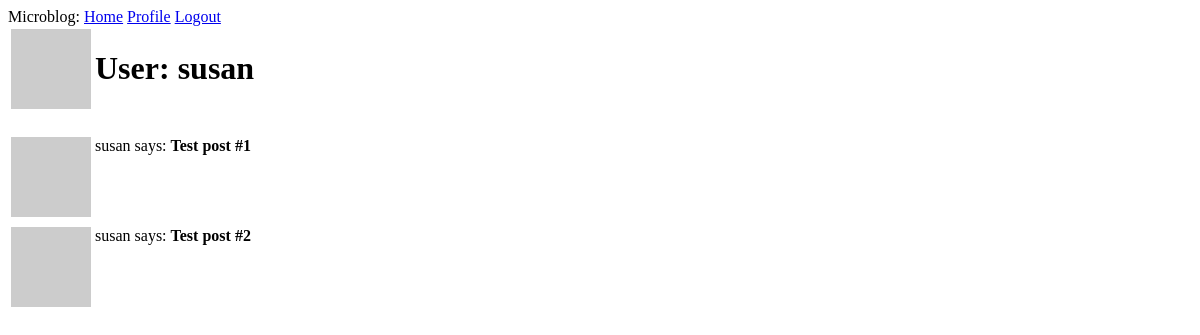
The page /user/susan (signed in) on the database as committed earlier.
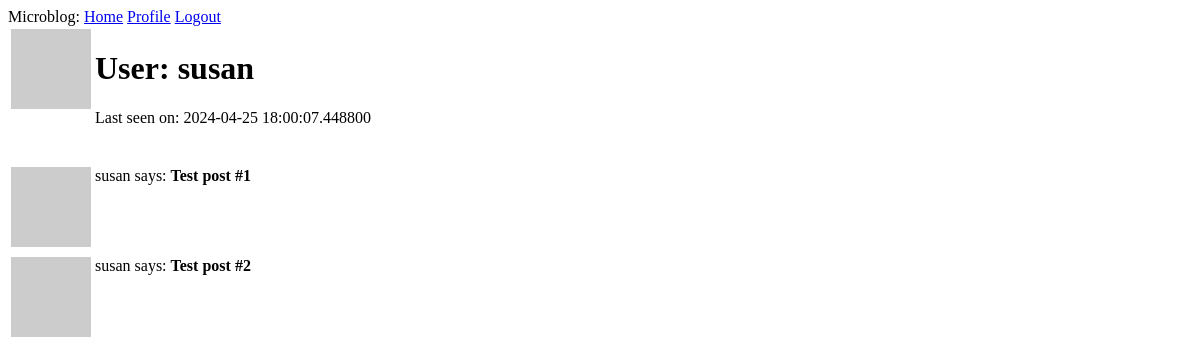
The same page on the database as committed later.
### app/models.py (models this page shows, shortened)
class User(UserMixin, db.Model):
    id: so.Mapped[int] = so.mapped_column(primary_key=True)
    username: so.Mapped[str] = so.mapped_column(sa.String(64), index=True,
                                                unique=True)
    email: so.Mapped[str] = so.mapped_column(sa.String(120), index=True,
                                             unique=True)
    password_hash: so.Mapped[Optional[str]] = so.mapped_column(sa.String(256))
    posts: so.WriteOnlyMapped['Post'] = so.relationship(
        back_populates='author')
    about_me: so.Mapped[Optional[str]] = so.mapped_column(sa.String(140))
    last_seen: so.Mapped[Optional[datetime]] = so.mapped_column(
        default=lambda: datetime.now(timezone.utc))
    def avatar(self, size):
        digest = md5(self.email.lower().encode('utf-8')).hexdigest()
        return f'https://www.gravatar.com/avatar/{digest}?d=identicon&s={size}'

### app/routes.py (the view)
@app.route('/user/<username>')
@login_required
def user(username):
    user = db.first_or_404(sa.select(User).where(User.username == username))
    posts = [
        {'author': user, 'body': 'Test post #1'},
        {'author': user, 'body': 'Test post #2'}
    ]
    return render_template('user.html', user=user, posts=posts)

### app/models.py (called while the page is built)
@login.user_loader
def load_user(id):
    return db.session.get(User, int(id))

### app/routes.py (called while the page is built)
@app.before_request
def before_request():
    if current_user.is_authenticated:
        current_user.last_seen = datetime.now(timezone.utc)
        db.session.commit()

### app/templates/user.html (shortened to what this page needs)
{% extends "base.html" %}
{% block content %}
    <table>
        <tr valign="top">
            <td><img src="{{ user.avatar(128) }}"></td>
            <td>
                <h1>User: {{ user.username }}</h1>
                {% if user.last_seen %}<p>Last seen on: {{ user.last_seen }}</p>{% endif %}
            </td>
        </tr>
    </table>
    <br>
    {% for post in posts %}
        {% include "_post.html" %}
    {% endfor %}
{% endblock %}

### app/templates/_post.html
<table>
    <tr valign="top">
        <td><img src="{{ post.author.avatar(36) }}"></td>
        <td>{{ post.author.username }} says: <b>{{ post.body }}</b></td>
    </tr>
</table>

Rows that differ between the two databases and show on the page:
changed User "susan": last_seen (not shown) → "2024-04-25 18:00:07.448800"
Other text that changed with them:
text now shown: "Last seen on:"
